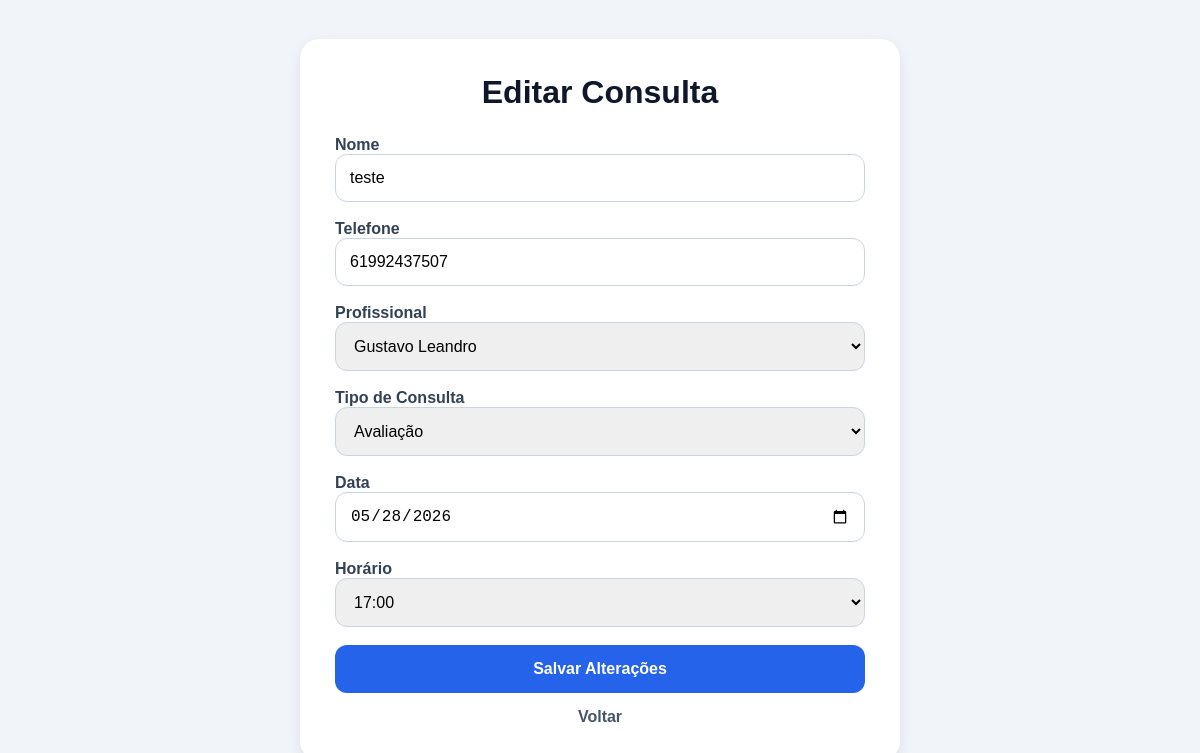
/edit-appointment/2/ (signed in), run on the app's committed database.
### appointments/models.py (models this page shows, shortened)
class Appointment(models.Model):
    name = models.CharField(
        max_length=100
    )
    phone = models.CharField(
        max_length=20
    )
    email = models.EmailField()
    professional = models.CharField(
        max_length=20,
        choices=PROFESSIONAL_CHOICES
    )
    service_type = models.CharField(
        max_length=20,
        choices=SERVICE_TYPES,
        default='avaliacao'
    )
    appointment_date = models.DateField()
    appointment_time = models.TimeField()
    created_at = models.DateTimeField(
        auto_now_add=True
    )

### appointments/views.py (the view, shortened to what this page needs)
@login_required
def edit_appointment(request, appointment_id):
    user_professional = get_user_professional(request.user)
    appointment = Appointment.objects.get(
        id=appointment_id
    )
    if request.user.is_superuser:
        pass
    elif user_professional in ['aline', 'gustavo']:
        pass
    elif user_professional in ['isabel', 'stephane', 'amanda']:
        if appointment.professional != user_professional:
            return redirect('/schedule/')
    else:
        return redirect('/schedule/')
    professional_times = get_professional_times(
        appointment.professional,
        appointment.appointment_date
    )
    return render(request, 'appointments/edit_appointment.html', {
        'appointment': appointment,
        'available_times': professional_times
    })

### appointments/views.py (called while the page is built, shortened)
def get_user_professional(user):
    username = user.username.lower()
    if user.is_superuser:
        return None

def get_professional_times(professional, selected_date):
    if not professional or not selected_date:
        return []
    return AVAILABLE_TIMES.get(
        professional,
        {}
    ).get('default', [])

### appointments/templates/appointments/edit_appointment.html (shortened to what this page needs)
{% load static %}
<!DOCTYPE html>
<html lang="pt-br">
<head>
</head>
<body>
    <div class="container">
        <h1>Editar Consulta</h1>
        <form method="POST">
            <div>
                <label>Nome</label>
                <input
                    type="text"
                    name="name"
                    value="{{ appointment.name }}"
                    required
                >
            </div>
            <div>
                <label>Telefone</label>
                <input
                    type="text"
                    name="phone"
                    value="{{ appointment.phone }}"
                    required
                >
            </div>
            <div>
                <label>Profissional</label>
                <select
                    name="professional"
                    required
                >
                    <option
                        value="gustavo"
                        {% if appointment.professional == 'gustavo' %}selected{% endif %}
                    >
                        Gustavo Leandro
                    </option>
                </select>
            </div>
            <div>
                <label>Tipo de Consulta</label>
                <select
                    name="service_type"
                    required
                >
                    <option
                        value="avaliacao"
                        {% if appointment.service_type == 'avaliacao' %}selected{% endif %}
                    >
                        Avaliação
                    </option>
                </select>
            </div>
            <div>
                <label>Data</label>
                <input
                    type="date"
                    name="appointment_date"
                    value="{{ appointment.appointment_date|date:'Y-m-d' }}"
                    required
                >
            </div>
            <div>
                <label>Horário</label>
                <select
                    name="appointment_time"
                    required
                >
                    {% for time in available_times %}
                        <option
                            value="{{ time }}"
                            {% if appointment.appointment_time|stringformat:"s"|slice:":5" == time %}
                            selected
                            {% endif %}
                        >
                            {{ time }}
                        </option>
                    {% endfor %}
                </select>
            </div>
            <button type="submit">
                Salvar Alterações
            </button>
        </form>
        <a
            href="/schedule/"
            class="back-btn"
        >
            Voltar
        </a>
    </div>
</body>
</html>

### appointments/templates/appointments/edit_appointment.html (style rules this page uses)
* { margin:0; padding:0; box-sizing:border-box; }
body { font-family:Arial,sans-serif; background:#f1f5f9; min-height:100vh; display:flex; justify-content:center; align-items:center; padding:20px; }
.container { width:100%; max-width:600px; background:white; padding:35px; border-radius:20px; box-shadow: 0 5px 15px rgba(0,0,0,0.08); }
h1 { text-align:center; margin-bottom:25px; color:#0f172a; }
form { display:flex; flex-direction:column; gap:18px; }
label { font-weight:bold; color:#334155; }
input, select { width:100%; padding:14px; border:1px solid #cbd5e1; border-radius:12px; font-size:16px; }
button { padding:15px; border:none; border-radius:12px; background:#2563eb; color:white; font-size:16px; font-weight:bold; cursor:pointer; transition:0.3s; }
.back-btn { display:block; text-align:center; margin-top:15px; text-decoration:none; color:#475569; font-weight:bold; }

### data on the page
Appointment: name "teste", phone "61992437507", professional "Gustavo Leandro", service_type "Avaliação", appointment_date "05/28/2026", appointment_time "17:00"
